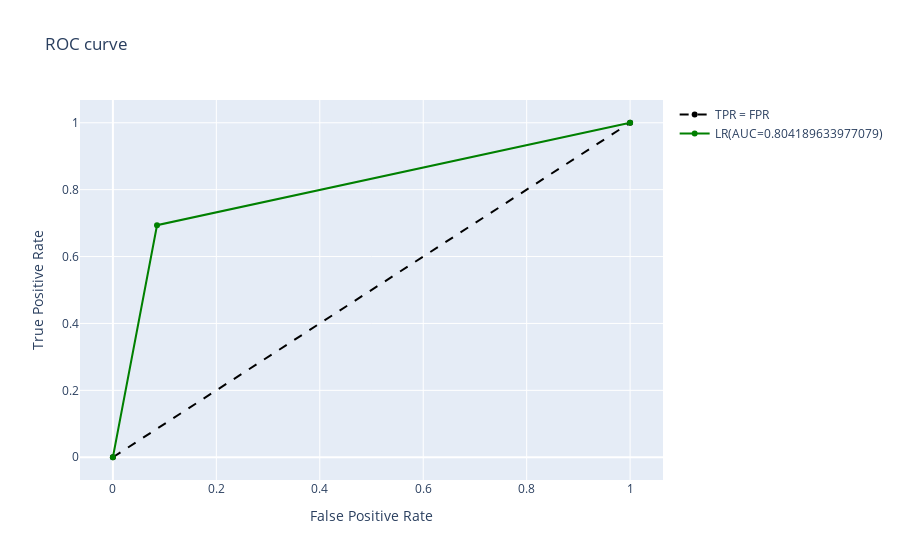

Notebook code for this chart:
### Code cell
## Losgistic regression model
name="baseline"
tag ="imbalance"
X_train_bow,X_test_bow = utills.bow_char(X_train,X_test)
Y_pred_bow = utills.lr(X_train_bow, X_test_bow, Y_train)
accuracy, f1_score, recall, precision, auc = utills.result(Y_test,Y_pred_bow)
utills.log_result(Y_test,Y_pred_bow,name,df_name,feature_name,model_name,tag)
final_result.loc[name] = [accuracy, f1_score, recall, precision, auc]

### Figure 1 — Plotly figure (JSON) as saved in the notebook; plotly's stock layout.template omitted (floating-point values rounded to 4 significant figures)
{"data": [{"line": {"color": "black", "dash": "dash"}, "name": "TPR = FPR", "type": "scatter", "x": [0, 1], "y": [0, 1]}, {"marker": {"color": "green"}, "name": "LR(AUC=0.804189633977079)", "type": "scatter", "x": [0, 0.08533, 1], "y": [0, 0.6937, 1]}], "layout": {"title": {"text": "ROC curve"}, "xaxis": {"title": {"text": "False Positive Rate"}}, "yaxis": {"title": {"text": "True Positive Rate"}}}}
